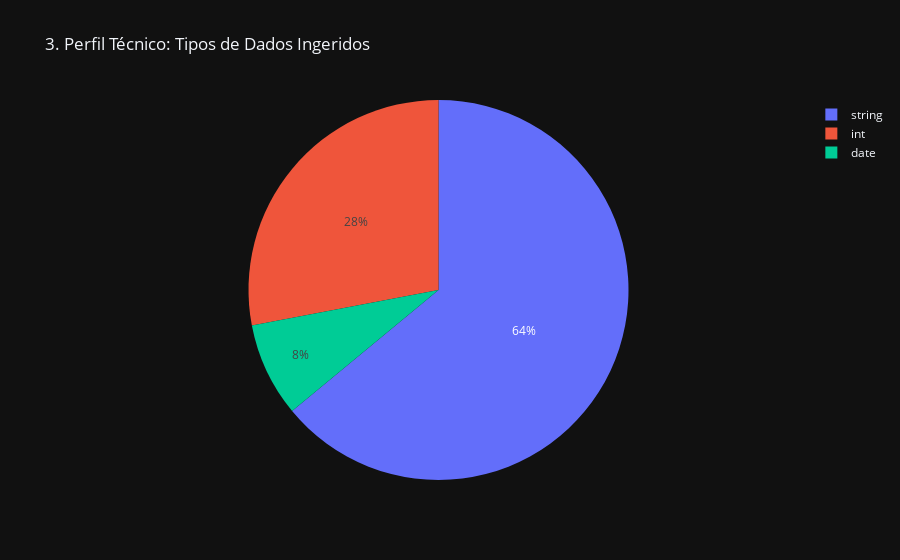

The code cell stored with this chart in its notebook:
### Markdown cell above
## Gráfico 3: Distribuição de Tipos de Dados
apresentando o perfil técnico do dataset e auxiliando na identificação de possíveis problemas de tipagem e na preparação de transformações para análises posteriores.

### Code cell
dtypes_df = pd.DataFrame(df_raw.dtypes, columns=['Coluna', 'Tipo'])
type_counts = dtypes_df['Tipo'].value_counts().reset_index()
type_counts.columns = ['Tipo', 'Contagem']

fig3 = px.pie(type_counts, values='Contagem', names='Tipo',
              title='3. Perfil Técnico: Tipos de Dados Ingeridos')
fig3.show()

### Figure 1 — Plotly figure (JSON) as saved in the notebook; plotly's stock layout.template omitted (floating-point values rounded to 4 significant figures)
{"data": [{"domain": {"x": [0.0, 1.0], "y": [0.0, 1.0]}, "hovertemplate": "Tipo=%{label}<br>Contagem=%{value}<extra></extra>", "labels": ["string", "int", "date"], "legendgroup": "", "name": "", "showlegend": true, "values": [16, 7, 2], "type": "pie"}], "layout": {"legend": {"tracegroupgap": 0}, "title": {"text": "3. Perfil Técnico: Tipos de Dados Ingeridos"}}}
